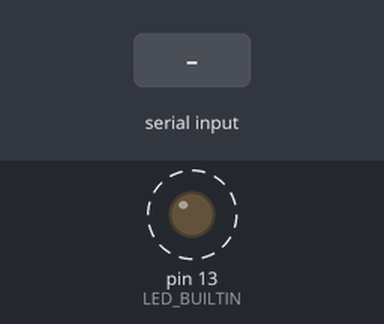
Simulated run of this sketch. Board: Arduino Uno, built with avr-gcc and run on an emulated ATmega328P. Parts: output pins drawn as LEDs (lit = HIGH). Dashed ring = blinking. Inputs (shaded band) come from the test bench. What the sketch prints to the serial monitor is not drawn.

Above: at 1.2 s.
1.3 s: byte 30 received over Serial
4.3 s: byte 90 received over Serial
7.3 s: byte 120 received over Serial
Timing chart, 0 to 16.3 s (numbered marks = the images above; inputs shaded):
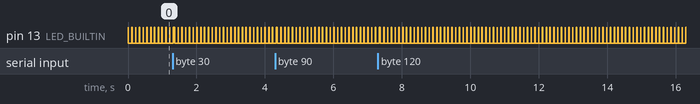

Measured:
- by itself, pin 13 (LED_BUILTIN): alternates HIGH for 0.01 s and LOW for 0.10 s

The sketch:

barcode.ino
```cpp
#define read_interval 10 //in milliseconds (min 10ms max 2550ms)

void setup() {
  pinMode(LED_BUILTIN, OUTPUT);
  Serial.begin(9600);
}

void loop() {
  digitalWrite(LED_BUILTIN, HIGH);
  delay(read_interval);
  int data, out;

  Serial.print("Characters received: ");
  Serial.println(Serial.available());

  while (Serial.available()){

     char c = Serial.read();
     byte mask = B01111111;

     char d = c&mask;

     Serial.print(d);
     Serial.flush();
     delay(1);
  }

  Serial.println();
  Serial.println();

  digitalWrite(LED_BUILTIN, LOW);
  delay(100);
}
```
